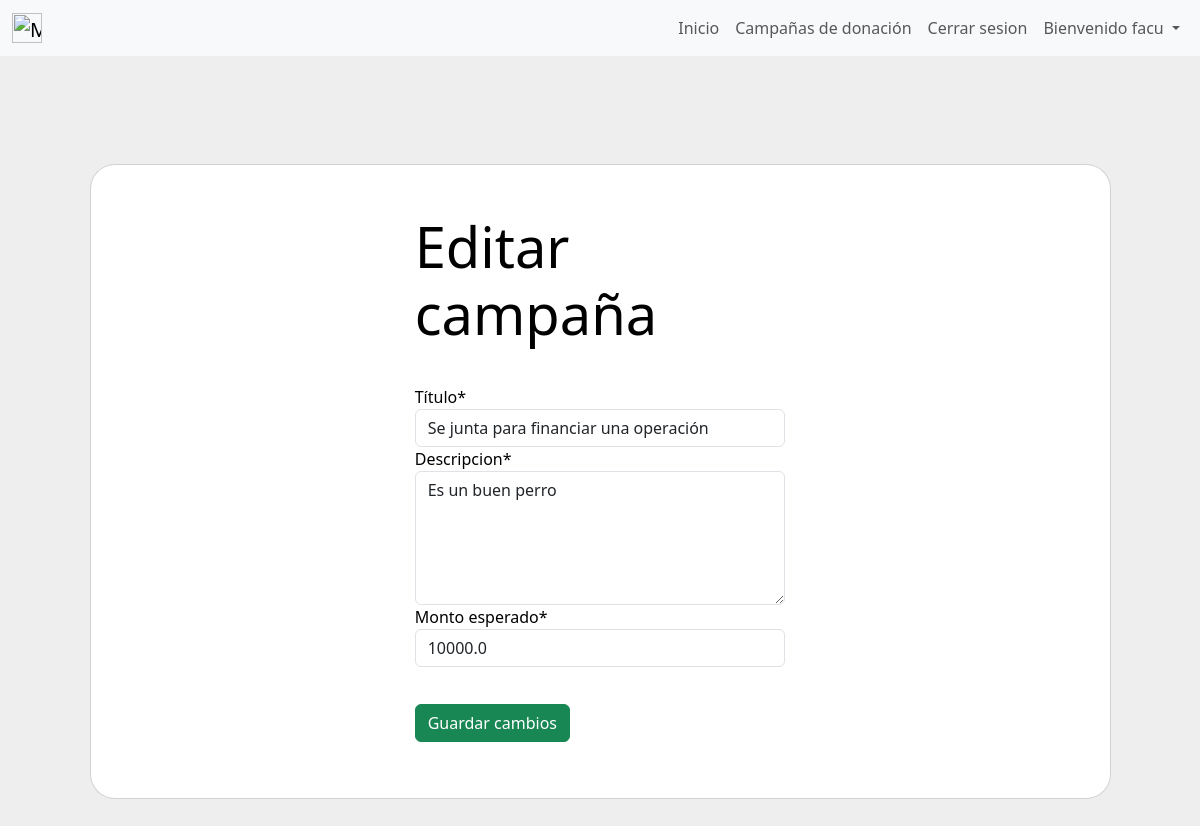
/editar_campania/3/ (signed in), run on the app's committed database.
### user/models.py (models this page shows)
class User(AbstractUser):
    dni = models.CharField(max_length=8, unique=True)
    email = models.EmailField(unique=True)

### gestion_de_donaciones/models.py (models this page shows, shortened)
class Campania_de_donacion(models.Model):
    titulo = models.CharField(verbose_name="Título",max_length=50)
    descripcion = models.CharField(verbose_name="Descripción",max_length=200)
    monto_esperado = models.FloatField()
    monto_actual = models.FloatField(default=0, null=True)
    activa = models.BooleanField(default=True)
    class Meta:
        unique_together = (('titulo','monto_esperado'))
        verbose_name='campaña_de_donacion'
        verbose_name_plural='campañas_de_donaciones'

### gestion_de_donaciones/views.py (the view)
# urls.py: path('editar_campania/<id>/',views.editar_campania, name= "editar_campania"),
def editar_campania(request, id):
    campania = Campania_de_donacion.objects.get(id = id) #obtiene la publicación que se quiere editar
    form = Campania_form(request.POST or None, instance = campania)
    data = {
        'form': form,
    }
    if form.is_valid():
        campania.save()
        return redirect(to = "ver_campanias_de_donacion")
    else:
        return render(request,"gestion_de_donaciones/editar_campania.html",data)

### gestion_de_donaciones/forms.py (shortened to what this page needs)
class  Campania_form(forms.ModelForm):
    descripcion =  forms.CharField(max_length=200,widget=forms.Textarea(attrs={"rows":"5"}))
    class Meta:
        model = Campania_de_donacion
        fields = [
            "titulo",
            "descripcion",
            "monto_esperado",
        ]

### gestion_de_donaciones/templates/gestion_de_donaciones/editar_campania.html (shortened to what this page needs)
{% extends "gestion_de_usuarios/base.html" %}
{% load crispy_forms_tags %}
{% block content %}
{% if user.is_authenticated %}
<section class="vh-100" style="background-color: #eee;">
    <div class="container h-100">
      <div class="row d-flex justify-content-center align-items-center h-100">
        <div class="col-lg-12 col-xl-11">
          <div class="card text-black" style="border-radius: 25px; margin-top: 5%;">
            <div class="card-body p-md-5">
              <div class="row justify-content-center">
                <div class="col-md-10 col-lg-6 col-xl-5 order-2 order-lg-1">
                  <p class="display-4" style="margin-bottom: 10%;">Editar campaña</p>
                  <form class="form-label"action="" method="post">
                    {{ form | crispy }}
                    <button type="submit" class=" btn btn-success" style="margin-top: 10%;">Guardar cambios</button>
                </form>
                </div>
              </div>
            </div>
          </div>
        </div>
      </div>
    </div>
  </section>
{% else %}
  <img src="https://st.depositphotos.com/31068556/51146/v/600/depositphotos_511461970-stock-illustration-concept-design-of-an-empty.jpg" class="img-fluid rounded-start" alt="..." style="border-radius: 4px;">
{% endif %}
{% endblock %}

### gestion_de_usuarios/templates/gestion_de_usuarios/base.html (shortened to what this page needs)
<nav class="navbar navbar-expand-lg navbar-light bg-light">
    <div class="container-fluid">
        <a class="navbar-brand mt-2 mt-lg-0" href="{% url 'home' %}">
          <img
            src="https://media.discordapp.net/attachments/1084960115909722185/1098246667553218660/image.png?width=970&height=609"
            height="30"
            alt="MDB Logo"
            loading="lazy"
          />
        </a>
        <div>
        <ul class=" navbar-nav me-auto mb-2 mb-lg-0 ">
          <li class="nav-item">
            <a class="nav-link"  href="{% url 'home' %}">Inicio</a>
          </li>
          <li class="nav-item">
            <a class="nav-link"  href="{% url 'ver_campanias_de_donacion' %}">Campañas de donación</a>
          </li>
          {% if user.is_authenticated %}
            <li class="nav-item">
              <a class="nav-link"  href="{% url 'cerrar_sesion' %}">Cerrar sesion</a>
            </li>
            {% if not user.is_superuser %}
            <li class="nav-item dropdown">
              <div class="dropdown">
                <a class="nav-link dropdown-toggle" href="#" role="button" data-bs-toggle="dropdown" aria-expanded="false">
                  Bienvenido {{user.username}}
                </a>
              </div>
            </li>
            {% endif %}
          {% endif %}
        </ul>
      </div>
    </div>
</nav>
    {% block content %}
    {% endblock %}
    <link href="https://cdn.jsdelivr.net/npm/bootstrap@5.3.0-alpha2/dist/css/bootstrap.min.css" rel="stylesheet">

### data on the page
User: username "facu"
Campania_de_donacion: titulo "Se junta para financiar una operación", descripcion "Es un buen perro", monto_esperado "10000.0"
